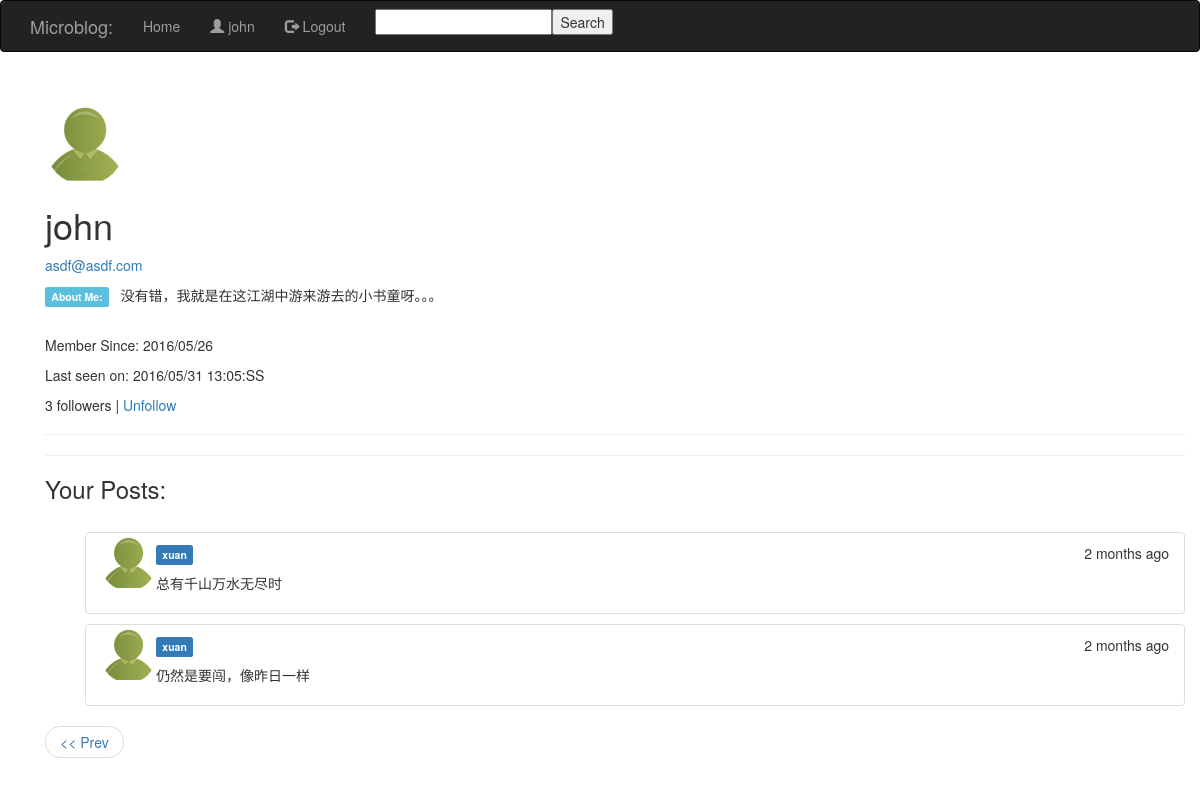
The app's page /user/xuan/2/ (signed in), older data.
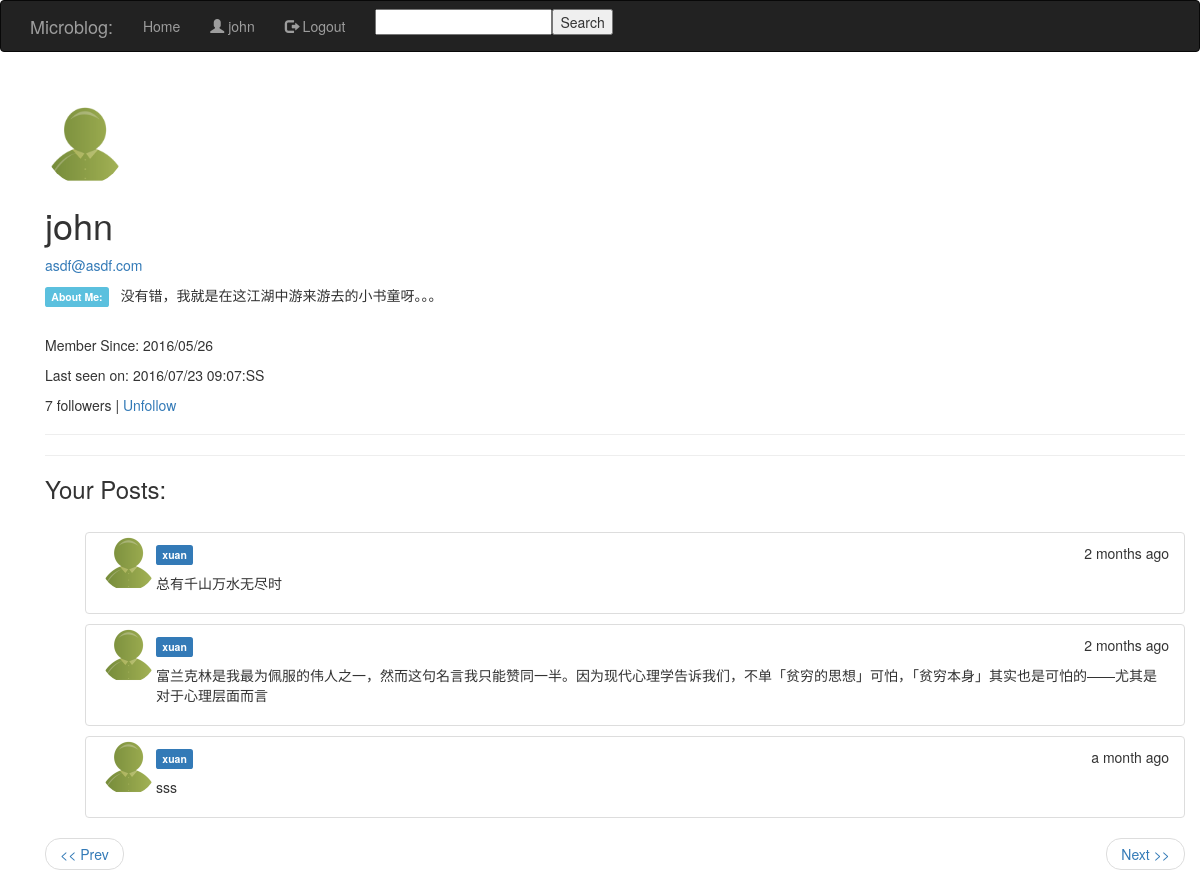
The same page, newer data.
### models.py (models this page shows, shortened)
class User(db.Model):
	id = db.Column(db.Integer, primary_key=True)
	username = db.Column(db.String(64), index=True, unique=True)
	password = db.Column(db.String(20))
	email = db.Column(db.String(120), index=True, unique=True)
	regdate = db.Column(db.DateTime)
	about_me = db.Column(db.String(140))
	last_seen = db.Column(db.DateTime)
	posts = db.relationship('Post', backref='author', lazy='dynamic')
	followed = db.relationship('User',
						   secondary=followers,
						   primaryjoin=(followers.c.follower_id == id),
						   secondaryjoin=(followers.c.followed_id == id),
						   backref=db.backref('followers', lazy='dynamic'),
						   lazy='dynamic')
	@property
	def is_authenticated(self):
		return True
	def is_following(self, user):
		return self.followed.filter(followers.c.followed_id == user.id).count() > 0

class Post(db.Model):
    __searchable__ = ['body']
    id = db.Column(db.Integer, primary_key=True)
    body = db.Column(db.String(140))
    timestamp = db.Column(db.DateTime)
    user_id = db.Column(db.Integer, db.ForeignKey('user.id'))

### views.py (the view)
@app.route('/user/<username>/')
@app.route('/user/<username>/<int:page>/')
@login_required
def user(username, page=1):
    user = User.query.filter_by(username=username).first()
    if user is None:
        flash('User %s not found.' % username)
        return redirect(url_for('index'))
    posts = user.posts.paginate(page, POSTS_PER_PAGE, False)
    return render_template('user.html',user=user,posts=posts)

### forms.py
class SearchForm(Form):
    search = StringField('search', validators=[DataRequired()])

### views.py (called while the page is built)
@app.before_request
def before_request():
    g.user = current_user
    if g.user.is_authenticated:
        g.user.last_seen = datetime.utcnow()
        db.session.add(g.user)
        db.session.commit()
        g.search_form = SearchForm()

@lm.user_loader
def load_user(id):
    return User.query.get(int(id))

### templates/user.html
{% extends "base.html" %}
{% block page_content %}
  <div class="page-header">
      <tr valign="top">
          <td><img class="img-circle" style="max-width:80px; margin-top: -7px"  src="{{ url_for('static', filename='images/default_avatar.jpg') }}"></td>
		  <td>
			  <h1>{{ g.user.username }}</h1>
			  <p><a href="mailto:{{ g.user.email }}">{{ g.user.email }}</a></p>
              {% if user.about_me %}
				<p><span class="label label-info"> About Me:</span>&nbsp;&nbsp; {{ 	user.about_me }}
				</p>
			  {% endif %}
			  <br>
			  <p>Member Since: {{ moment(user.regdate).format('YYYY/MM/DD') }}</p>
              {% if user.last_seen %}
				  <p>Last seen on: {{ moment(user.last_seen).format('YYYY/MM/DD HH:MM:SS') }}</p>
			  {% endif %}
              <p>{{ user.followers.count() }} followers |
              {% if user.id == g.user.id %}
                  <a href="{{ url_for('edit') }}">Edit profile</a> |
				  <a href="{{ url_for('change_password') }}">Change password</a>
              {% elif not g.user.is_following(user) %}
                  <a href="{{ url_for('follow', username=user.username) }}">Follow</a>
              {% else %}
                  <a href="{{ url_for('unfollow', username=user.username) }}">Unfollow</a>
              {% endif %}
              </p>
          </td>
      </tr>
  </div>
  <hr>
<h3>Your Posts:</h3><br>
{% for post in posts.items %}
    {% include 'post.html' %}
{% endfor %}
<div class="page">
	<ul class="pager">
	{% if posts.has_prev %}
		<li class="previous"><a href="{{ url_for('user', username=user.username, page=posts.prev_num) }}"><span aria-hidden="true">&lt;&lt;</span> Prev</a></li>
	{% endif %}
	{% if posts.has_next %}
		<li class="next"><a href="{{ url_for('user', username=user.username, page=posts.next_num) }}">Next <span aria-hidden="true">&gt;&gt;</span></a></li>
	{% endif %}
	</ul>
</div>
{% endblock %}

### templates/post.html (shortened to what this page needs)
<div class="posts">
	<ul style="list-style-type:none;">
		<li class="list-group-item">
			<div class="posts-thumbnail"><a href="{{ url_for('user', username=post.author.username) }}">
				<img class="img-circle" style="max-width: 55px; margin-top: -7px;"  align="left"  src="{{ url_for('static', filename='images/default_avatar.jpg') }}"></a>
			</div>
			<div class="posts-body">
				<p>
					<a href="{{ url_for('user', username=post.author.username) }}"><span class="label label-primary">{{ post.author.username }}</span></a>
					<span class="post-moment" style="float:right">{{ moment(post.timestamp).fromNow() }}</span>
				</p>
				<div style="overflow: auto;">
						<p style="white-space: pre-wrap;">{{ post.body }}</p>
				</div>
			</div>
		</li>
	</ul>
</div>

Row changes from the older to the newer data that the page shows:
removed Post: author.username "xuan", timestamp "2 months ago", body "仍然是要闯，像昨日一样"
changed User "没有错，我就是在这江湖中游来游去的小书童呀。。。": last_seen "2016/05/31 13:05:SS" → "2016/07/23 09:07:SS"
added Post: author.username "xuan", timestamp "2 months ago", body "富兰克林是我最为佩服的伟人之一，然而这句名言我只能赞同一半。因为现代心理学告诉我们，不单「贫穷的思想」可怕，「贫穷本身」其实也是可怕的——尤其是对于心理层面而言"
added Post: author.username "xuan", timestamp "a month ago", body "sss"
Text that changed along with them:
{{ user.followers.count() }}: "3" → "7"
text now shown: "Next >>"
